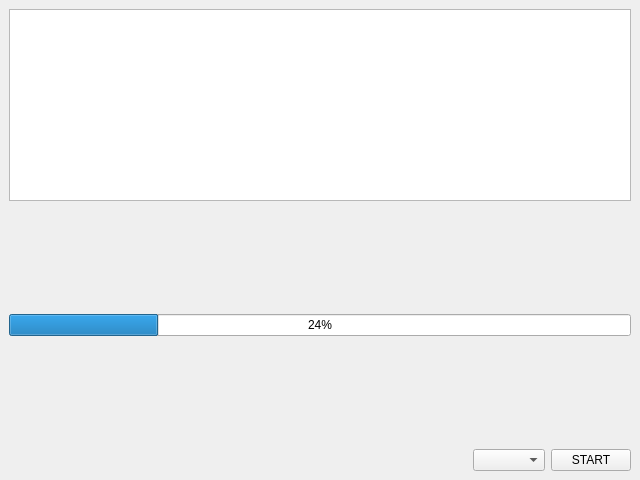
<?xml version="1.0" encoding="UTF-8"?>
<ui version="4.0">
 <class>MainWindow</class>
 <widget class="QMainWindow" name="MainWindow">
  <property name="geometry">
   <rect>
    <x>0</x>
    <y>0</y>
    <width>640</width>
    <height>480</height>
   </rect>
  </property>
  <property name="windowTitle">
   <string notr="true">RENAMER</string>
  </property>
  <widget class="QWidget" name="centralwidget">
   <layout class="QVBoxLayout" name="verticalLayout">
    <item>
     <layout class="QVBoxLayout" name="verticalLayout_2">
      <item>
       <widget class="QTextBrowser" name="textBrowser"/>
      </item>
      <item>
       <spacer name="verticalSpacer">
        <property name="orientation">
         <enum>Qt::Vertical</enum>
        </property>
        <property name="sizeHint" stdset="0">
         <size>
          <width>20</width>
          <height>40</height>
         </size>
        </property>
       </spacer>
      </item>
      <item>
       <spacer name="verticalSpacer_3">
        <property name="orientation">
         <enum>Qt::Vertical</enum>
        </property>
        <property name="sizeHint" stdset="0">
         <size>
          <width>20</width>
          <height>40</height>
         </size>
        </property>
       </spacer>
      </item>
      <item>
       <widget class="QProgressBar" name="progressBar">
        <property name="value">
         <number>24</number>
        </property>
       </widget>
      </item>
      <item>
       <spacer name="verticalSpacer_5">
        <property name="orientation">
         <enum>Qt::Vertical</enum>
        </property>
        <property name="sizeHint" stdset="0">
         <size>
          <width>20</width>
          <height>40</height>
         </size>
        </property>
       </spacer>
      </item>
      <item>
       <spacer name="verticalSpacer_4">
        <property name="orientation">
         <enum>Qt::Vertical</enum>
        </property>
        <property name="sizeHint" stdset="0">
         <size>
          <width>20</width>
          <height>40</height>
         </size>
        </property>
       </spacer>
      </item>
      <item>
       <layout class="QHBoxLayout" name="horizontalLayout">
        <item>
         <spacer name="horizontalSpacer">
          <property name="orientation">
           <enum>Qt::Horizontal</enum>
          </property>
          <property name="sizeHint" stdset="0">
           <size>
            <width>40</width>
            <height>20</height>
           </size>
          </property>
         </spacer>
        </item>
        <item>
         <widget class="QComboBox" name="comboBox"/>
        </item>
        <item>
         <widget class="QPushButton" name="pushButton">
          <property name="accessibleName">
           <string notr="true">rename</string>
          </property>
          <property name="text">
           <string notr="true">START</string>
          </property>
          <property name="autoDefault">
           <bool>false</bool>
          </property>
         </widget>
        </item>
       </layout>
      </item>
     </layout>
    </item>
   </layout>
  </widget>
 </widget>
 <resources/>
 <connections/>
</ui>
